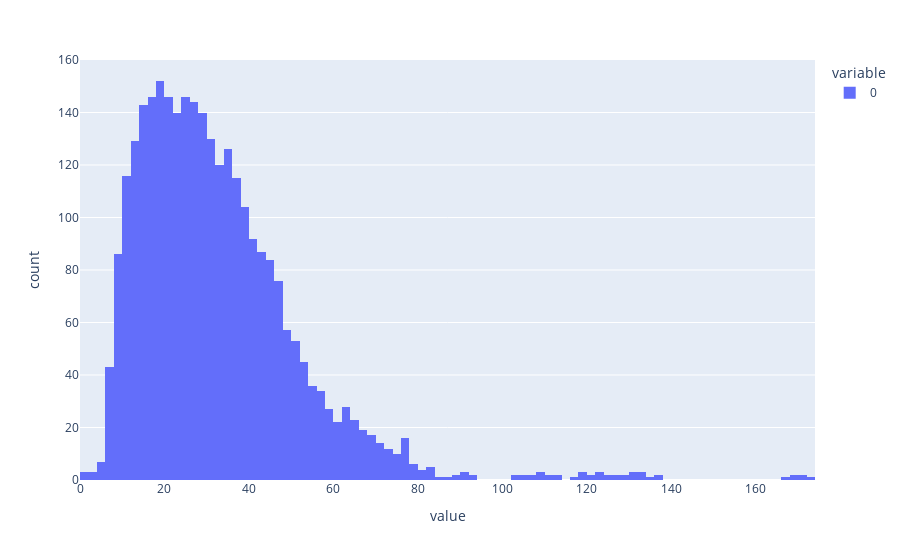

The code cell stored with this chart in its notebook:
### Markdown cell above
## Duration based visualizations

### Code cell
(
    (df_session_tot.wav_timestamp - df_session_tot.timestamp).dt.total_seconds() / 60
).plot.hist()

### Figure 1 — Plotly figure (JSON) as saved in the notebook; plotly's stock layout.template omitted (floating-point values rounded to 4 significant figures; data arrays with more than 128 entries replaced by an {"elided": "..."} marker saying what was removed)
{"data": [{"alignmentgroup": "True", "bingroup": "x", "hovertemplate": "variable=0<br>value=%{x}<br>count=%{y}<extra></extra>", "legendgroup": "0", "marker": {"color": "#636efa", "pattern": {"shape": ""}}, "name": "0", "offsetgroup": "0", "orientation": "v", "showlegend": true, "type": "histogram", "x": {"elided": "2958 float values"}, "xaxis": "x", "yaxis": "y"}], "layout": {"barmode": "relative", "legend": {"title": {"text": "variable"}, "tracegroupgap": 0}, "margin": {"t": 60}, "xaxis": {"anchor": "y", "domain": [0, 1], "title": {"text": "value"}}, "yaxis": {"anchor": "x", "domain": [0, 1], "title": {"text": "count"}}}}
